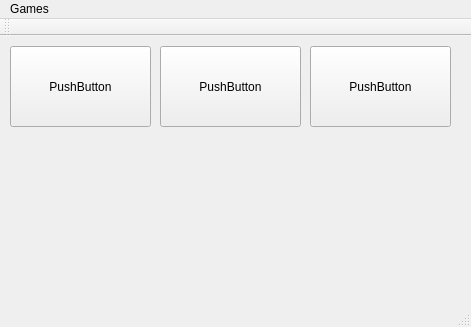
<?xml version="1.0" encoding="UTF-8"?>
<ui version="4.0">
 <class>MainWindow</class>
 <widget class="QMainWindow" name="MainWindow">
  <property name="geometry">
   <rect>
    <x>0</x>
    <y>0</y>
    <width>471</width>
    <height>327</height>
   </rect>
  </property>
  <property name="windowTitle">
   <string>MainWindow</string>
  </property>
  <widget class="QWidget" name="centralWidget">
   <widget class="QPushButton" name="pushButton">
    <property name="geometry">
     <rect>
      <x>10</x>
      <y>10</y>
      <width>141</width>
      <height>81</height>
     </rect>
    </property>
    <property name="text">
     <string>PushButton</string>
    </property>
   </widget>
   <widget class="QPushButton" name="pushButton_2">
    <property name="geometry">
     <rect>
      <x>160</x>
      <y>10</y>
      <width>141</width>
      <height>81</height>
     </rect>
    </property>
    <property name="text">
     <string>PushButton</string>
    </property>
   </widget>
   <widget class="QPushButton" name="pushButton_3">
    <property name="geometry">
     <rect>
      <x>310</x>
      <y>10</y>
      <width>141</width>
      <height>81</height>
     </rect>
    </property>
    <property name="text">
     <string>PushButton</string>
    </property>
   </widget>
   <widget class="QLabel" name="label">
    <property name="geometry">
     <rect>
      <x>0</x>
      <y>2</y>
      <width>471</width>
      <height>271</height>
     </rect>
    </property>
    <property name="text">
     <string/>
    </property>
    <property name="pixmap">
     <pixmap>../../Downloads/giphy.gif</pixmap>
    </property>
   </widget>
   <zorder>label</zorder>
   <zorder>pushButton</zorder>
   <zorder>pushButton_2</zorder>
   <zorder>pushButton_3</zorder>
  </widget>
  <widget class="QMenuBar" name="menuBar">
   <property name="geometry">
    <rect>
     <x>0</x>
     <y>0</y>
     <width>471</width>
     <height>20</height>
    </rect>
   </property>
   <widget class="QMenu" name="menuGames">
    <property name="title">
     <string>Games</string>
    </property>
   </widget>
   <addaction name="menuGames"/>
  </widget>
  <widget class="QToolBar" name="mainToolBar">
   <attribute name="toolBarArea">
    <enum>TopToolBarArea</enum>
   </attribute>
   <attribute name="toolBarBreak">
    <bool>false</bool>
   </attribute>
  </widget>
  <widget class="QStatusBar" name="statusBar"/>
 </widget>
 <layoutdefault spacing="6" margin="11"/>
 <resources/>
 <connections/>
</ui>
